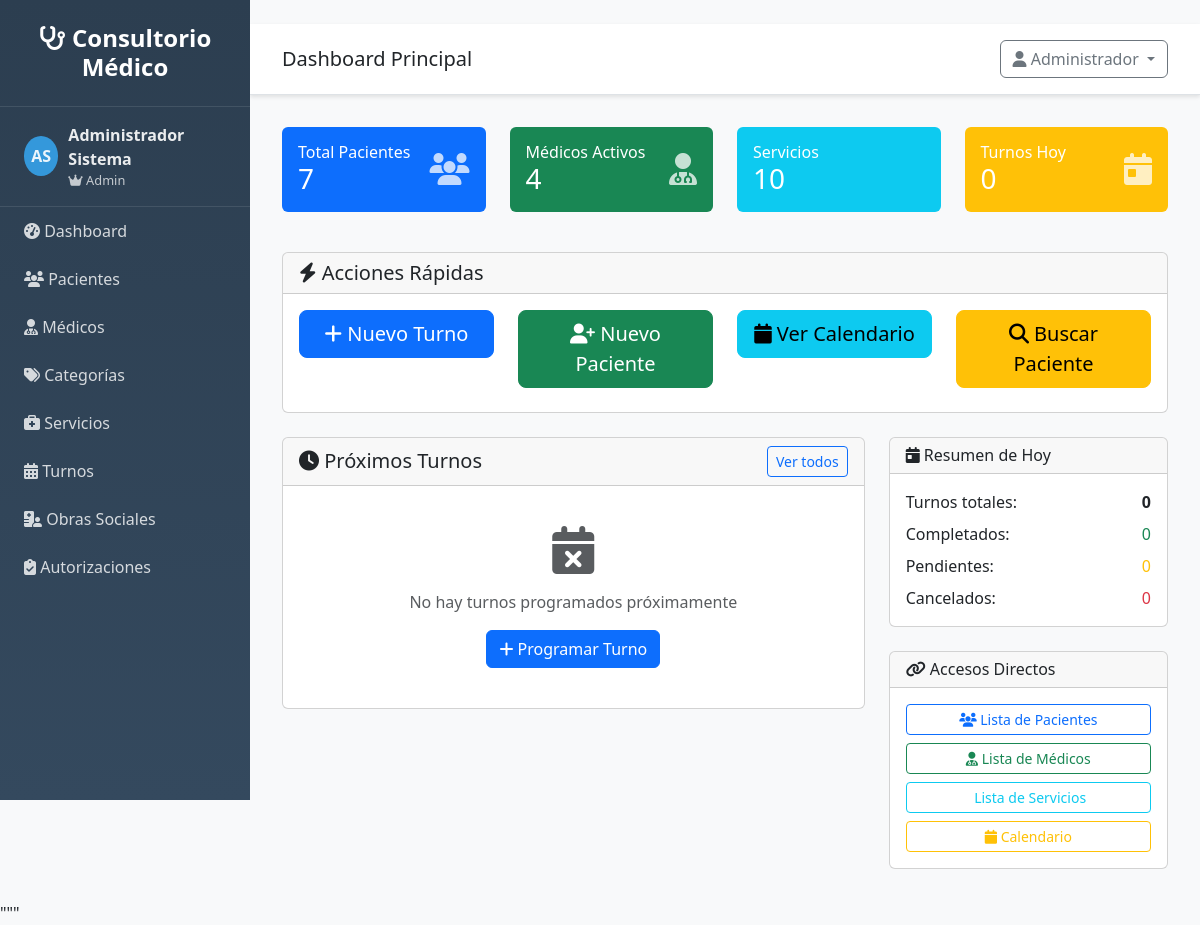
/dashboard (signed in), run on the app's committed database.
### src/models/usuario.py (models this page shows, shortened)
class Usuario(UserMixin, db.Model):
    __tablename__ = 'usuarios'
    __table_args__ = {'extend_existing': True}
    id = db.Column(db.Integer, primary_key=True)
    username = db.Column(db.String(80), unique=True, nullable=False)
    email = db.Column(db.String(120), unique=True, nullable=False)
    password_hash = db.Column(db.String(255), nullable=False)
    nombre = db.Column(db.String(100), nullable=False)
    apellido = db.Column(db.String(100), nullable=False)
    rol = db.Column(db.String(20), default='usuario')
    activo = db.Column(db.Boolean, default=True)
    ultimo_login = db.Column(db.DateTime)
    fecha_creacion = db.Column(db.DateTime, default=datetime.utcnow)
    @property
    def nombre_completo(self):
        return f"{self.nombre} {self.apellido}"
    def is_admin(self):
        return self.rol == 'admin'

### src/routes/main.py (the view)
@main_bp.route('/dashboard')
@login_required
def index():
    try:
        from src.models import Cliente, Turno, Profesional, Servicio
        total_clientes = Cliente.query.filter_by(activo=True).count()
        total_profesionales = Profesional.query.filter_by(activo=True).count()
        total_servicios = Servicio.query.filter_by(activo=True).count()
        hoy = date.today()
        turnos_hoy = Turno.query.filter_by(fecha=hoy).count()
        proximos_turnos = Turno.query.filter(
            Turno.fecha >= hoy,
            Turno.estado.in_(['pendiente', 'confirmado'])
        ).order_by(Turno.fecha, Turno.hora).limit(5).all()
    except Exception as e:
        print(f"Error cargando datos del dashboard: {e}")
        total_clientes = 0
        total_profesionales = 0
        total_servicios = 0
        turnos_hoy = 0
        proximos_turnos = []
    return render_template('dashboard.html',
                         total_clientes=total_clientes,
                         total_profesionales=total_profesionales,
                         total_servicios=total_servicios,
                         turnos_hoy=turnos_hoy,
                         proximos_turnos=proximos_turnos,
                         usuario=current_user)

### templates/dashboard.html (shortened to what this page needs)
{% extends "base.html" %}
{% block page_title %}Dashboard Principal{% endblock %}
{% block content %}
<div class="row mb-4">
    <div class="col-md-3 mb-3">
        <div class="card border-0 bg-primary text-white">
            <div class="card-body">
                <div class="d-flex justify-content-between">
                    <div>
                        <h6 class="card-title mb-0">Total Pacientes</h6>
                        <h3 class="mb-0">{{ total_clientes or 0 }}</h3>
                    </div>
                    <div class="align-self-center">
                        <i class="fas fa-users fa-2x opacity-75"></i>
                    </div>
                </div>
            </div>
        </div>
    </div>
    <div class="col-md-3 mb-3">
        <div class="card border-0 bg-success text-white">
            <div class="card-body">
                <div class="d-flex justify-content-between">
                    <div>
                        <h6 class="card-title mb-0">Médicos Activos</h6>
                        <h3 class="mb-0">{{ total_profesionales or 0 }}</h3>
                    </div>
                    <div class="align-self-center">
                        <i class="fas fa-user-md fa-2x opacity-75"></i>
                    </div>
                </div>
            </div>
        </div>
    </div>
    <div class="col-md-3 mb-3">
        <div class="card border-0 bg-info text-white">
            <div class="card-body">
                <div class="d-flex justify-content-between">
                    <div>
                        <h6 class="card-title mb-0">Servicios</h6>
                        <h3 class="mb-0">{{ total_servicios or 0 }}</h3>
                    </div>
                </div>
            </div>
        </div>
    </div>
    <div class="col-md-3 mb-3">
        <div class="card border-0 bg-warning text-white">
            <div class="card-body">
                <div class="d-flex justify-content-between">
                    <div>
                        <h6 class="card-title mb-0">Turnos Hoy</h6>
                        <h3 class="mb-0">{{ turnos_hoy or 0 }}</h3>
                    </div>
                    <div class="align-self-center">
                        <i class="fas fa-calendar-day fa-2x opacity-75"></i>
                    </div>
                </div>
            </div>
        </div>
    </div>
</div>
<div class="row mb-4">
    <div class="col-12">
        <div class="card">
            <div class="card-header">
                <h5 class="card-title mb-0">
                    <i class="fas fa-bolt"></i> Acciones Rápidas
                </h5>
            </div>
            <div class="card-body">
                <div class="row">
                    <div class="col-md-3 mb-2">
                        <a href="{{ url_for('turnos.nuevo') }}" class="btn btn-primary btn-lg w-100">
                            <i class="fas fa-plus"></i> Nuevo Turno
                        </a>
                    </div>
                    <div class="col-md-3 mb-2">
                        <a href="{{ url_for('clientes.nuevo') }}" class="btn btn-success btn-lg w-100">
                            <i class="fas fa-user-plus"></i> Nuevo Paciente
                        </a>
                    </div>
                    <div class="col-md-3 mb-2">
                        <a href="{{ url_for('turnos.calendario') }}" class="btn btn-info btn-lg w-100">
                            <i class="fas fa-calendar"></i> Ver Calendario
                        </a>
                    </div>
                    <div class="col-md-3 mb-2">
                        <button class="btn btn-warning btn-lg w-100" onclick="buscarPaciente()">
                            <i class="fas fa-search"></i> Buscar Paciente
                        </button>
                    </div>
                </div>
            </div>
        </div>
    </div>
</div>
<div class="row">
    <div class="col-md-8 mb-4">
        <div class="card">
            <div class="card-header d-flex justify-content-between align-items-center">
                <h5 class="card-title mb-0">
                    <i class="fas fa-clock"></i> Próximos Turnos
                </h5>
                <a href="{{ url_for('turnos.listar') }}" class="btn btn-sm btn-outline-primary">
                    Ver todos
                </a>
            </div>
            <div class="card-body">
                {% if proximos_turnos %}
                    <div class="table-responsive">
                        <table class="table table-hover">
                            <thead>
                                <tr>
                                    <th>Fecha/Hora</th>
                                    <th>Paciente</th>
                                    <th>Médico</th>
                                    <th>Servicio</th>
                                    <th>Estado</th>
                                    <th>Acciones</th>
                                </tr>
                            </thead>
                            <tbody>
                                {% for turno in proximos_turnos %}
                                <tr>
                                    <td>
                                        <strong>{{ turno.fecha.strftime('%d/%m/%Y') }}</strong><br>
                                        <small class="text-muted">{{ turno.hora.strftime('%H:%M') }}</small>
                                    </td>
                                    <td>
                                        <i class="fas fa-user"></i>
                                        {{ turno.cliente.nombre_completo }}
                                    </td>
                                    <td>
                                        <i class="fas fa-user-md"></i>
                                        {{ turno.profesional.nombre_completo }}
                                    </td>
                                    <td>{{ turno.servicio.nombre }}</td>
                                    <td>
                                        <span class="badge status-{{ turno.estado }}">
                                            {{ turno.estado|title }}
                                        </span>
                                    </td>
                                    <td>
                                        <div class="btn-group btn-group-sm">
                                            <a href="{{ url_for('turnos.detalle', id=turno.id) }}"
                                               class="btn btn-outline-info" title="Ver detalle">
                                                <i class="fas fa-eye"></i>
                                            </a>
                                            <a href="{{ url_for('turnos.editar', id=turno.id) }}"
                                               class="btn btn-outline-warning" title="Editar">
                                                <i class="fas fa-edit"></i>
                                            </a>
                                        </div>
                                    </td>
                                </tr>
                                {% endfor %}
                            </tbody>
                        </table>
                    </div>
                {% else %}
                    <div class="text-center py-4 text-muted">
                        <i class="fas fa-calendar-times fa-3x mb-3"></i>
                        <p>No hay turnos programados próximamente</p>
                        <a href="{{ url_for('turnos.nuevo') }}" class="btn btn-primary">
                            <i class="fas fa-plus"></i> Programar Turno
                        </a>
                    </div>
                {% endif %}
            </div>
        </div>
    </div>
    <div class="col-md-4">
        <div class="card mb-4">
            <div class="card-header">
                <h6 class="card-title mb-0">
                    <i class="fas fa-calendar-day"></i> Resumen de Hoy
                </h6>
            </div>
            <div class="card-body">
                <div class="d-flex justify-content-between mb-2">
                    <span>Turnos totales:</span>
                    <strong>{{ turnos_hoy or 0 }}</strong>
                </div>
                <div class="d-flex justify-content-between mb-2">
                    <span>Completados:</span>
                    <span class="text-success">0</span>
                </div>
                <div class="d-flex justify-content-between mb-2">
                    <span>Pendientes:</span>
                    <span class="text-warning">{{ turnos_hoy or 0 }}</span>
                </div>
                <div class="d-flex justify-content-between">
                    <span>Cancelados:</span>
                    <span class="text-danger">0</span>
                </div>
            </div>
        </div>
        <div class="card">
            <div class="card-header">
                <h6 class="card-title mb-0">
                    <i class="fas fa-link"></i> Accesos Directos
                </h6>
            </div>
            <div class="card-body">
                <div class="d-grid gap-2">
                    <a href="{{ url_for('clientes.listar') }}" class="btn btn-outline-primary btn-sm">
                        <i class="fas fa-users"></i> Lista de Pacientes
                    </a>
                    <a href="{{ url_for('profesionales.listar') }}" class="btn btn-outline-success btn-sm">
                        <i class="fas fa-user-md"></i> Lista de Médicos
                    </a>
                    <a href="{{ url_for('servicios.listar') }}" class="btn btn-outline-info btn-sm">
                         Lista de Servicios
                    </a>
                    <a href="{{ url_for('turnos.calendario') }}" class="btn btn-outline-warning btn-sm">
                        <i class="fas fa-calendar"></i> Calendario
                    </a>
                </div>
            </div>
        </div>
    </div>
</div>
{% endblock %}

### templates/base.html (shortened to what this page needs)
<!DOCTYPE html>
<html lang="es">
<head>
    <link href="https://cdn.jsdelivr.net/npm/bootstrap@5.3.0/dist/css/bootstrap.min.css" rel="stylesheet">
    <link href="https://cdnjs.cloudflare.com/ajax/libs/font-awesome/6.4.0/css/all.min.css" rel="stylesheet">
</head>
<body>
    <nav class="sidebar" id="sidebar">
        <div class="logo">
            <h4><i class="fas fa-stethoscope"></i> Consultorio Médico</h4>
        </div>
        {% if current_user and current_user.is_authenticated %}
        <div class="user-info">
            <div class="user-avatar">
                {{ current_user.nombre[0] if current_user.nombre else 'U' }}{{ current_user.apellido[0] if current_user.apellido else 'S' }}
            </div>
            <div>
                <div class="fw-bold">{{ current_user.nombre_completo if current_user.nombre_completo else 'Usuario' }}</div>
                <div style="font-size: 0.8em; opacity: 0.8;">
                    {% if current_user.is_admin and current_user.is_admin() %}
                        <i class="fas fa-crown"></i> Admin
                    {% elif current_user.is_medico and current_user.is_medico() %}
                        <i class="fas fa-user-md"></i> Médico
                    {% else %}
                        <i class="fas fa-user"></i> Usuario
                    {% endif %}
                </div>
            </div>
        </div>
        {% endif %}
        <ul class="nav flex-column">
            <li class="nav-item">
                <a class="nav-link" href="{{ url_for('main.index') }}">
                    <i class="fas fa-tachometer-alt"></i> Dashboard
            </a>
        </li>
            {% if current_user and current_user.is_authenticated %}
            <li class="nav-item">
                <a class="nav-link" href="{{ url_for('clientes.listar') if url_for else '#' }}">
                    <i class="fas fa-users"></i> Pacientes
                </a>
            </li>
            <li class="nav-item">
                <a class="nav-link" href="{{ url_for('profesionales.listar') if url_for else '#' }}">
                    <i class="fas fa-user-md"></i> Médicos
                </a>
            </li>
            <li class="nav-item">
                <a class="nav-link" href="{{ url_for('categorias.listar') if url_for else '#' }}">
                    <i class="fas fa-tags"></i> Categorías
                </a>
            </li>
            <li class="nav-item">
                <a class="nav-link" href="{{ url_for('servicios.listar') if url_for else '#' }}">
                    <i class="fas fa-briefcase-medical"></i> Servicios
                </a>
            </li>
            <li class="nav-item">
                <a class="nav-link" href="{{ url_for('turnos.listar') if url_for else '#' }}">
                    <i class="fas fa-calendar-alt"></i> Turnos
                </a>
            </li>
            <li class="nav-item">
                <a class="nav-link" href="{{ url_for('obras_sociales.listar') if url_for else '#' }}">
                    <i class="fas fa-hospital-user"></i> Obras Sociales
                </a>
            </li>
            <li class="nav-item">
                <a class="nav-link" href="{{ url_for('autorizaciones.listar') if url_for else '#' }}">
                    <i class="fas fa-clipboard-check"></i> Autorizaciones
                </a>
            </li>
            {% endif %}
        </ul>
    </nav>
    <div class="main-content">
        <div class="top-navbar d-flex justify-content-between align-items-center">
            <div>
                <h5 class="mb-0">{% block page_title %}Sistema de Gestión{% endblock %}</h5>
            </div>
            <div class="dropdown">
                <button class="btn btn-outline-secondary dropdown-toggle" type="button" data-bs-toggle="dropdown">
                    <i class="fas fa-user"></i>
                    {% if current_user and current_user.is_authenticated %}
                        {{ current_user.nombre if current_user.nombre else 'Usuario' }}
                    {% else %}
                        Invitado
                    {% endif %}
                </button>
            </div>
        </div>
        <div class="content-wrapper">
            {% block content %}{% endblock %}
        </div>
    </div>
</body>
</html>

### data on the page
Usuario: nombre "A", apellido "S", nombre+apellido "Administrador Sistema", nombre "Administrador"

### other printed values
{{ total_clientes or 0 }} "7"
{{ total_profesionales or 0 }} "4"
{{ total_servicios or 0 }} "10"
{{ turnos_hoy or 0 }} "0"
